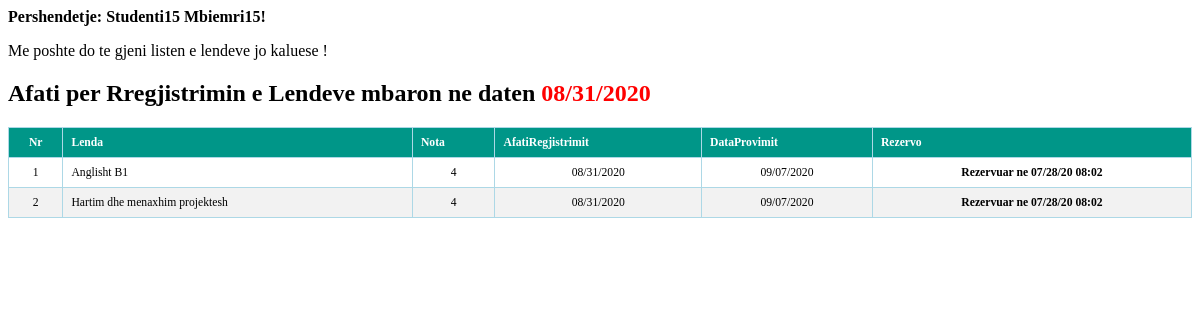
The page / on the database its author committed.
### tables this page shows
CREATE TABLE `studentet` (
  `student_ID` int NOT NULL,
  `Email` varchar(50) DEFAULT NULL,
  `Emri` varchar(50) DEFAULT NULL,
  `Mbiemri` varchar(50) DEFAULT NULL,
  `Statusi` varchar(50) DEFAULT NULL
);

CREATE TABLE `StGrades` (
  `id` bigint UNSIGNED NOT NULL,
  `student_ID` varchar(255) NOT NULL,
  `lenda_ID` varchar(255) NOT NULL,
  `sezoni_ID` varchar(255) NOT NULL,
  `last_regyear` varchar(255) NOT NULL,
  `last_regperiodID` varchar(255) NOT NULL,
  `cgrade100` varchar(255) NOT NULL,
  `GradeStr` varchar(255) NOT NULL,
  `Nota` varchar(255) NOT NULL,
  `Perpjekjet` varchar(255) NOT NULL,
  `created_at` timestamp NULL DEFAULT NULL,
  `updated_at` timestamp NULL DEFAULT NULL
);

CREATE TABLE `lista_e_lendeve` (
  `lenda_ID` bigint UNSIGNED NOT NULL,
  `courseID` varchar(255) NOT NULL,
  `title` varchar(255) NOT NULL,
  `created_at` timestamp NULL DEFAULT NULL,
  `updated_at` timestamp NULL DEFAULT NULL
);

CREATE TABLE `datat_e_provimeve` (
  `data_ID` int NOT NULL,
  `sezoni_ID` varchar(50) DEFAULT NULL,
  `lenda_ID` varchar(50) DEFAULT NULL,
  `AfatiRegjistrimit` varchar(50) DEFAULT NULL,
  `DataProvimit` varchar(50) DEFAULT NULL
);

CREATE TABLE `rezervimet_online` (
  `rezervim_ID` int NOT NULL,
  `data_ID` varchar(50) DEFAULT NULL,
  `student_ID` varchar(50) DEFAULT NULL,
  `lenda_ID` varchar(50) DEFAULT NULL,
  `sezoni_ID` varchar(50) DEFAULT NULL,
  `more_content` text,
  `DataProvimit` varchar(50) DEFAULT NULL,
  `DataRegjistrimitOnline` varchar(50) DEFAULT NULL
);

### src/config.php (called while the page is built, shortened)
<?php
$studentEmail = "Studenti15@uet.edu.al";
$config = [
  "studentData" => ["Email", $studentEmail],
  "sezonData" => ["sezonet", "query" => "EmertimiSezonit='Sept' AND Viti='2020'", "expiredDate" => "08/31/2020"],
];

### src/functions.php (called while the page is built, shortened)
<?php
require_once("config.php");
$tables = [
  "studentsDB" => "studentet",
  "sezonDB" => ["sezonet", "sezoni_ID"],
  "studentInfoDB" => "StGrades",
  "subjectsDB" => ["lista_e_lendeve", "lenda_ID"],
  "examsDatesDB" => ["datat_e_provimeve", "lenda_ID", "sezoni_ID", "data_ID"],
  "reservationsDB" => ["rezervimet_online", "rezervim_ID", "data_ID", "student_ID", "lenda_ID", "sezoni_ID"]
];
function getStudentDetails($props)
{
  global $conn, $tables;
  $sql = "SELECT * FROM " . $tables["studentsDB"] . " WHERE " . $props[0] . "='" . $props[1] . "'";
  $result = $conn->query($sql);
  if ($result->num_rows > 0) {
    while ($row = $result->fetch_assoc()) {
      return $row;
    }
  } else {
    return [];
  }
}
function getActivedSeasons($props)
{
  global $conn, $tables;
  $sql = "SELECT * FROM " . $tables["sezonDB"][0] . " WHERE " . $props["query"];
  $result = $conn->query($sql);
  if ($result->num_rows > 0) {
    while ($row = $result->fetch_assoc()) {
      return $row;
    }
  } else {
    return [];
  }
}
function getUnPassedSubjects($props)
{
  global $conn, $tables;
  $sql = "SELECT * FROM " . $tables["studentInfoDB"] . " WHERE student_ID=" . $props[0] . " AND sezoni_ID=" . $props[1][$tables["sezonDB"][1]] . " AND Nota < 5";
  $result = $conn->query($sql);
  if ($result->num_rows > 0) {
    while ($row = $result->fetch_assoc()) {
      $results[] = $row;
    }
  } else {
    $results = [];
  }
  return $results;
}
function getSingleSubject($id, $rr = null)
{
  global $conn, $tables;
  $sql = "SELECT * FROM " . $tables["subjectsDB"][0] . " WHERE " . $tables["subjectsDB"][1] . "=" . $id . "";
  $result = $conn->query($sql);
  if ($result->num_rows > 0) {
    while ($row = $result->fetch_assoc()) {
      if ($rr) {
        return $row[$rr];
      }
      return $row;
    }
  } else {
    return [];
  }
}
function getSingleExamDate($lenda, $season)
{
  global $conn, $tables;
  $sql = "SELECT * FROM " . $tables["examsDatesDB"][0] . " WHERE " . $tables["examsDatesDB"][1] . "=" . $lenda . " AND " . $tables["examsDatesDB"][2] . "=" . $season;
  $result = $conn->query($sql);
  if ($result->num_rows > 0) {
    while ($row = $result->fetch_assoc()) {
      return $row;
    }
  } else {
    return [];
  }
}
function checkIfreservationExist($dataId, $lendaId, $sezonId, $studentId)
{
  global $conn, $tables;
  $sql = "SELECT * FROM rezervimet_online WHERE data_ID=" . $dataId . " AND student_ID=" . $studentId . "  AND lenda_ID=" . $lendaId . "  AND sezoni_ID=" . $sezonId . "";
  $result = $conn->query($sql);
  if ($result->num_rows > 0) {
    while ($row = $result->fetch_assoc()) {
      return $row;
    }
  } else {
    return [];
  }
}

### index.php (the view, shortened to what this page needs)
<?php
require_once("./src/functions.php");
$theStudent = getStudentDetails($config["studentData"]);
$theActiveSeasons = getActivedSeasons(isset($config["sezonData"]) ? $config["sezonData"] : null);
$theUnPassedSubjects = getUnPassedSubjects([$theStudent["student_ID"], $theActiveSeasons]);
?>
<!DOCTYPE html>
<html>
<head>
    <link rel="stylesheet" type="text/css" href="assets/style.css">
</head>
<body>
    <div class="userDetails">
        <b style="font-size:25;">Pershendetje: <?php echo $theStudent["Emri"] . " " . $theStudent["Mbiemri"] ?>!</b>
        <br>
        <p>Me poshte do te gjeni listen e lendeve jo kaluese !</p>
        <?php if ($theActiveSeasons) { ?>
        <p>
            <h2>
                Afati per Rregjistrimin e Lendeve mbaron ne daten <b style="color:red"><?php echo $config["sezonData"]["expiredDate"]; ?></b>
            </h2>
        </p>
        <?php } ?>
    </div>
    <div class="table">
        <?php if ($theActiveSeasons) { ?>
            <table class="tabela">
                <thead>
                    <th style="max-width:10px;text-align:center;">
                        Nr
                    </th>
                    <th>Lenda</th>
                    <th>Nota</th>
                    <th>AfatiRegjistrimit</th>
                    <th>DataProvimit</th>
                    <th>Rezervo</th>
                </thead>
                <tbody>
                    <?php if ($theUnPassedSubjects) {
                        foreach ($theUnPassedSubjects as $key => $item) {
                            $examDateData =  getSingleExamDate($item["lenda_ID"], $item['sezoni_ID']);
                    ?>
                            <tr>
                                <td style="max-width:10px;text-align:center;">
                                    <?php echo ++$key ?>
                                </td>
                                <td>
                                    <?php echo getSingleSubject($item["lenda_ID"], "title"); ?>
                                </td>
                                <td style="text-align:center">
                                    <?php echo $item["Nota"]; ?>
                                </td>
                                <td style="text-align:center">
                                    <?php echo $examDateData["AfatiRegjistrimit"]; ?>
                                </td>
                                <td style="text-align:center">
                                    <?php echo $examDateData["DataProvimit"]; ?>
                                </td>
                                <td style="text-align:center" id="reservationdiv-<?php echo $item['lenda_ID']; ?>">
                                    <?php if (checkIfreservationExist($examDateData['data_ID'], $item['lenda_ID'],  $item['sezoni_ID'], $theStudent["student_ID"])) { ?>
                                        <b>Rezervuar ne <?php echo checkIfreservationExist($examDateData['data_ID'], $item['lenda_ID'],  $item['sezoni_ID'], $theStudent["student_ID"])["DataRegjistrimitOnline"] ?> </b>
                                    <?php } else { ?>
                                        <button onclick="rezervo(<?php echo $item['lenda_ID']; ?>,<?php echo $examDateData['data_ID']; ?>)">Rezervo</button>
                                    <?php }; ?>
                                </td>
                            </tr>
                        <?php  }
                    } ?>
                </tbody>
            </table>
        <?php } else { ?>
            <hi style="text-align: center; font-weight:bold;font-size:30">Nuk Ka Sezon Aktiv</hi>
        <?php } ?>
    </div>
</body>
</html>

### assets/style.css (style rules this page uses)
table { border-collapse: collapse; }
td, th { border: 1px solid #999; padding: 0.5rem; text-align: left; }
th { background-color: #009688; color: white; }
table { max-width: 2480px; width: 100%; }
table, tr, th, td { border: 1px solid lightblue; font-size: 90%; align: left; }
tr { align: "right" }
p { color: black; }
tr:nth-child(even) { background-color: #f2f2f2 }

### rows shown on the page
studentet: Emri "Studenti15", Mbiemri "Mbiemri15"
stgrades: lenda_ID.title "Anglisht B1", Nota "4", datat_e_provimeve.AfatiRegjistrimit "08/31/2020", datat_e_provimeve.DataProvimit "09/07/2020", lenda_ID+sezoni_ID "07/28/20 08:02"
stgrades: lenda_ID.title "Hartim dhe menaxhim projektesh", Nota "4", datat_e_provimeve.AfatiRegjistrimit "08/31/2020", datat_e_provimeve.DataProvimit "09/07/2020", lenda_ID+sezoni_ID "07/28/20 08:02"

### other values the page prints
$config["sezonData"]["expiredDate"] "08/31/2020"
